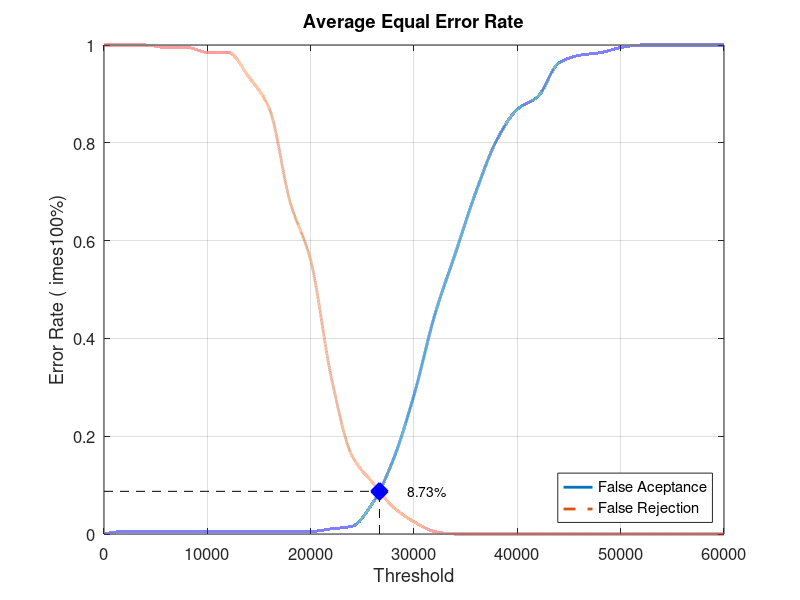
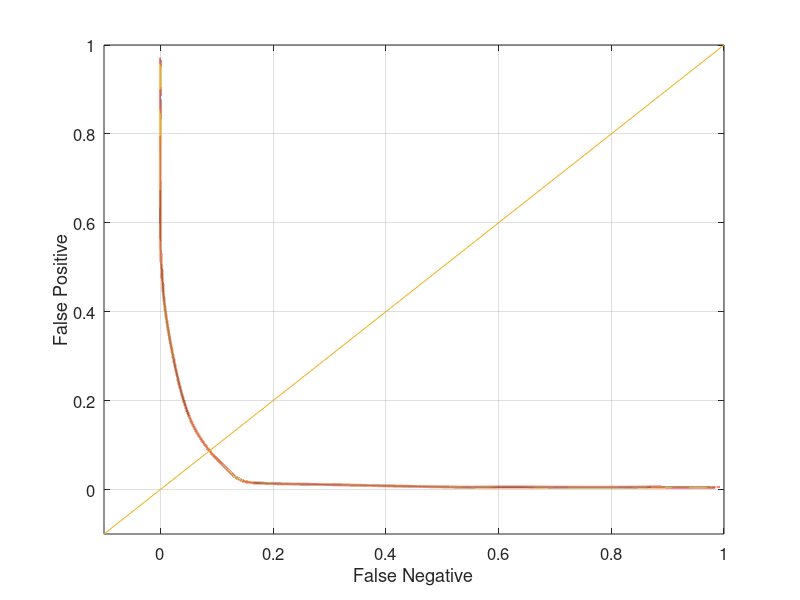

These figures' MATLAB source, in order:
close all;
clear;
clc;
x = 0:2000:60000;
xq = 0:0.5:60000;

y0 = [0 0.00526316 0.00526316 0.00526316 0.00526316 0.00526316 0.00526316 0.00526316 0.00526316 0.00526316 0.00526316 0.0105263 0.0157895 0.0631579 0.152632 0.284211 0.447368 0.573684 0.7 0.805263 0.868421 0.894737 0.963158 0.978947 0.984211 0.994737 1 1 1 1 1]
yy0 = interp1(x, y0, xq, 'pchip');
y1 = [1 1 1 0.995 0.995 0.985 0.985 0.935 0.87 0.68 0.56 0.32 0.16 0.105 0.055 0.025 0.005 0 0 0 0 0 0 0 0 0 0 0 0 0 0]
yy1 = interp1(x, y1, xq, 'pchip');

% Calculating EER: 
y2 = abs(y0 - y1);
find(y2 == min(y2))
yy2 = abs(yy0 - yy1);
xEER = find(yy2 == min(yy2));
xEERIndex = xq(xEER) % X-axis EER
yEER = yy0(xEER) % Y-axis EER

main = figure
plot(xq, yy0,'-','LineWidth', 2);	hold on
plot(xq, yy1,'--','LineWidth', 2);	hold on
plot([xEERIndex xEERIndex], [0 yEER], 'k--');	hold on
plot([0 xEERIndex], [yEER yEER], 'k--');	hold on
plot(xEERIndex, yEER, 'bx', 'LineWidth', 10);	hold on
text(xEERIndex + 10 * xEERIndex / 100, yEER, [num2str(round((10000 * yEER)) / 100) '%'])
legend('False Aceptance', 'False Rejection', 'Location', 'SouthEast')
xlabel('Threshold')
ylabel('Error Rate (	imes100%)')
title('Average Equal Error Rate')
set(gca, 'FontSize', 12)
axis([0 60000 0 1])
grid on

print(main, 'Database4_3Main', '-dpng');
FNRxFPR = figure('Color', [1 1 1]);
plot(yy1, yy0, '-', yy1, yy0, 'LineWidth', 2);
hold on
y = -0.1:0.1:1
plot(y, y); 
set(gca, 'FontSize', 12)
xlabel('False Negative')
ylabel('False Positive')
axis([-0.1 1 -0.1 1])
set(gca, 'FontSize', 12)
grid on

print(FNRxFPR, 'Database4_3FNRxFPR','-dpng');
